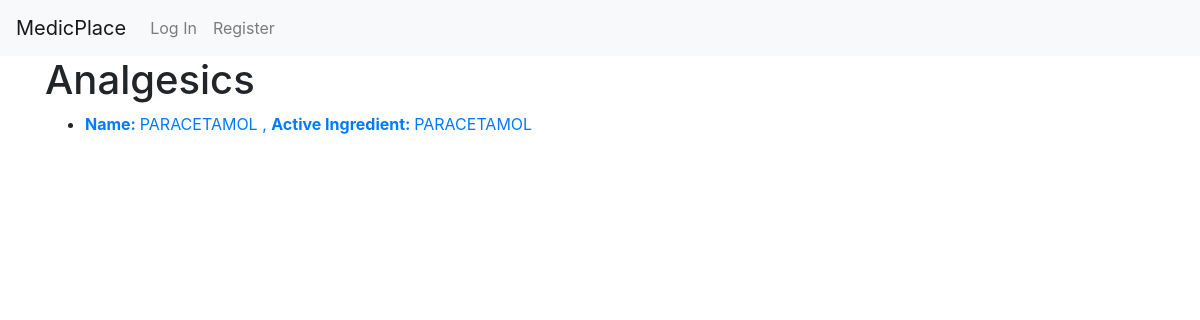
The page /Medicine_type/1 on the database as committed earlier.
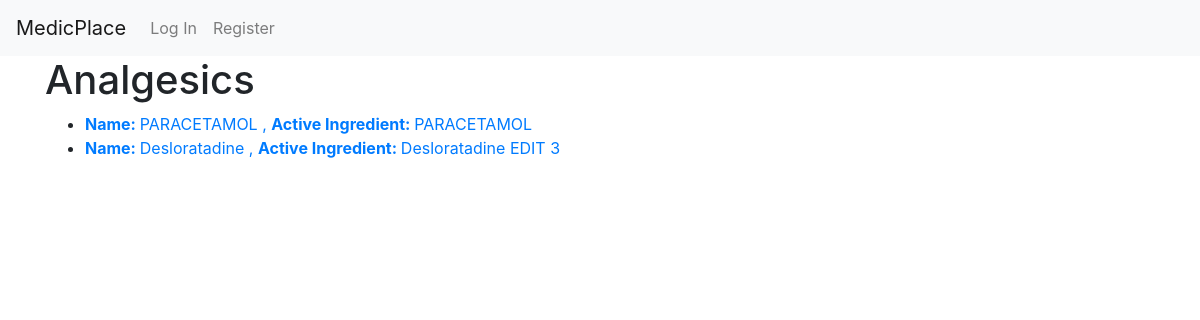
The same page on the database as committed later.
### MedicPlace/models.py (models this page shows, shortened)
class medicine(models.Model):
    Name=models.CharField(max_length=30)
    Active_ingredient=models.CharField(max_length=30)
    type_of_medicine=models.ForeignKey(type_of_medicine,on_delete=models.CASCADE)
    medic=models.ForeignKey(Medic,on_delete=models.CASCADE)
    Summary=models.TextField(max_length=1000)

### MedicPlace/views.py (the view)
# urls.py: path("Medicine_type/<int:id>",views.Medicine_type_view,name="Medicine_type"),
def Medicine_type_view(request,id):
    Medics=Medic.objects.all()
    try:
        Medic.objects.get(user__id=request.user.id)
        is_medic=True
    except:
        is_medic=False
    Medicine_target=type_of_medicine.objects.get(id=id)
    List_of_Medicine=medicine.objects.filter(type_of_medicine__id=id)
    if len(List_of_Medicine)<1:
        message="There is no medicine for this category yet!"
    else:
        message=""
    context={"Medicine_target":Medicine_target,"List_of_Medicine":List_of_Medicine,"message":message,"is_medic":is_medic}
    return render(request,"MedicPlace/Medicine_type.html",context)

### MedicPlace/templates/MedicPlace/Medicine_type.html (shortened to what this page needs)
{% extends 'MedicPlace/layout.html' %}
{% load static %}
{% block body %}
<div class="container">
    <div class="row">
        <div class="col">
            <h1>{{Medicine_target.Type}}</h1>
            <ul>
                {% for e in  List_of_Medicine %}
                    <li><a href="{% url 'Medicine' e.id %}"> <span class="font-weight-bold">Name:  </span> {{e.Name}} , <span class="font-weight-bold"> Active Ingredient:  </span>{{e.Active_ingredient}} </a></li>
                {% endfor %}
            </ul>
        </div>
    </div>
</div>
{% endblock %}

Rows that differ between the two databases and show on the page:
now on this page (row edited): medicine: Name "Desloratadine", Active_ingredient "Desloratadine EDIT 3"
